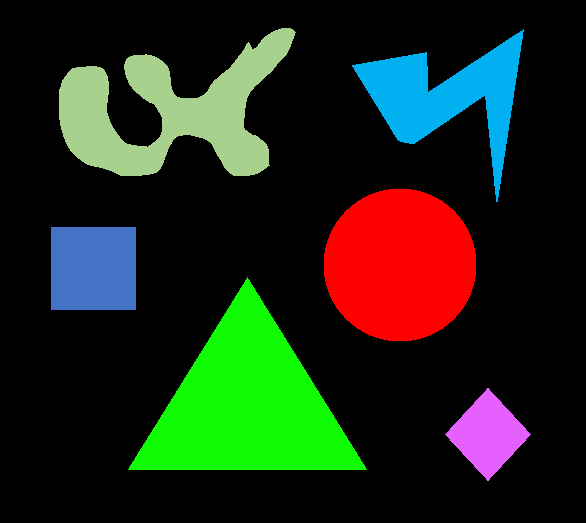
#> input picture Aprendizaje Supervisado/Scripts/Tema 3/images/figuras.png, 586 x 523 px
$ jupyter execute 2_3_Image_segmentation.ipynb
#> lines starting #> are read from the running program, lines starting #| are printed output that depends on the picture; after the words box and inside, x2 and y2 are one past the last pixel; in counts of white or black regions, pixels touching at a corner belong together
[cell 1]
# SEGMENTACIÓN MEDIANTE THRESHOLDING
# Read an image
import matplotlib.pyplot as plt
import cv2
img = cv2.imread('images/figuras.png')
#> img is the input picture: shape (523, 586, 3); mean B, G, R 23.7, 39.8, 30
img_rgb = cv2.cvtColor(img, cv2.COLOR_BGR2RGB)
plt.imshow(img_rgb)
plt.title('Imagen original')
plt.show()

[cell 2]
# Convertimos la imagen a escala de grises
import numpy as np
gray_img = cv2.cvtColor(img, cv2.COLOR_BGR2GRAY)
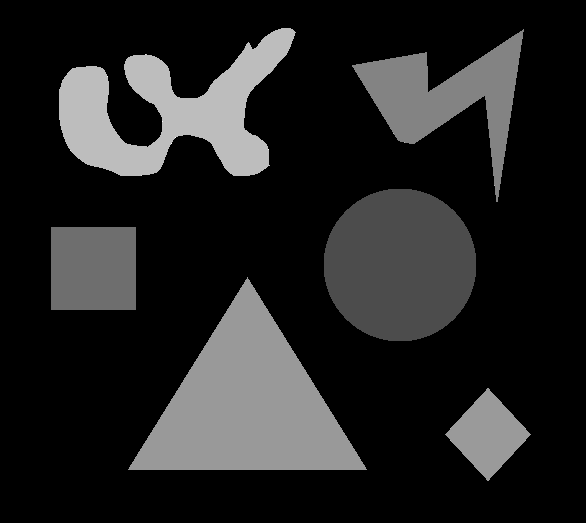
#> gray_img: shape (523, 586); min 0, max 255, mean 35
#gray_img = cv2.imread('figuras.png', 0)

plt.imshow(gray_img, cmap='gray')
plt.title('Imagen de grises')
plt.show()

[cell 3]
# Calculamos el histograma
hist = cv2.calcHist([gray_img], [0], None, [260], [0, 260]) # [0] son los canales, None la máscara
#> hist = 260 values, max 227461 at index 0, min 0 at index 1, mean 1178.8

plt.plot(hist)
plt.title('Histograma')
plt.show()
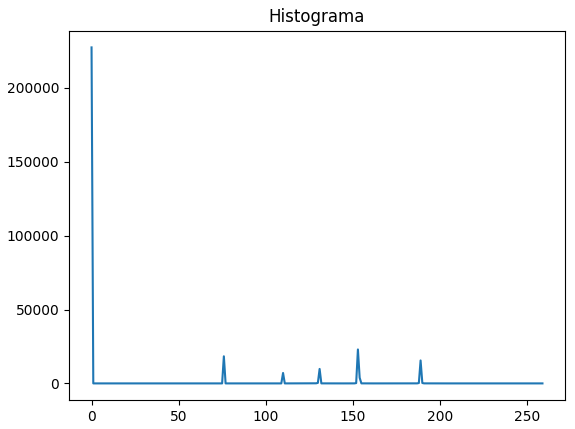
#> figure drawn by matplotlib, 1 panel; curve peaks at x = 0, y = 227461

# Otra forma de mostrar el histograma
# plt.hist(gray_img.ravel())
# plt.grid(True)
# plt.show()

[cell 4]
# Fijamos el umbral en base al histograma anterior
t = 50

# Extreaemos la máscara binaria
maxim = int(np.max(np.unique(gray_img)))
#> maxim = 255
_, mask = cv2.threshold(gray_img, t, int(maxim), cv2.THRESH_BINARY)
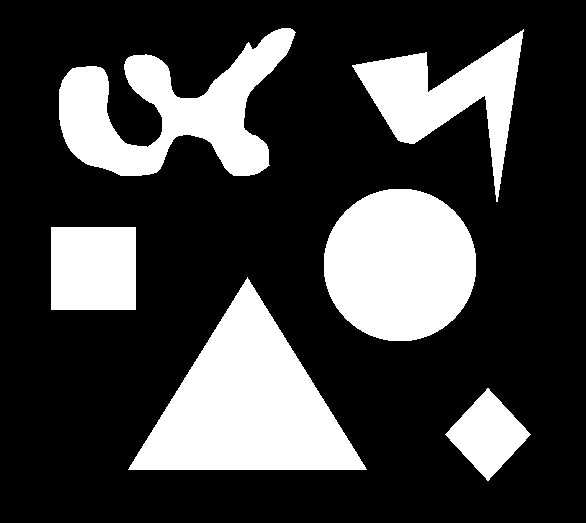
#> mask: shape (523, 586); 25.8% white; 6 white regions, box (x1, y1, x2, y2) and area: (128, 277, 367, 470) 23119, (324, 189, 476, 341) 18344, (59, 28, 296, 176) 16198, (352, 29, 524, 202) 10282, (51, 227, 136, 310) 7055, (445, 388, 531, 481) 4018

# Otra formas de extraer la máscara
# mask = gray_img.copy()
# mask[mask>t]=255

# Visualizamos para corroborar
plt.imshow(mask, cmap='gray')
plt.title('Máscara t=' + str(t))
plt.show()

[cell 5]
# Fijamos el umbral con el método de OTSU
t, mask = cv2.threshold(gray_img,0,1,cv2.THRESH_BINARY+cv2.THRESH_OTSU) # 0 es por defecto y 1 es el valor máximo de la máscara
#> t = 29
print(np.unique(mask))
#| [0 1]

# Visualizamos para corroborar que se obtiene el mismo resultado
plt.imshow(mask, cmap='gray')
plt.title('Máscara Otsu t=' + str(t))
plt.show()

[cell 6]
###############################################################################################################################

[cell 7]
# SEGMENTACIÓN MEDIANTE CONVERSIONES DE COLOR

# Imaginamos que queremos segmentar únicamente el círculo
img = cv2.imread('images/figuras.png')
img_rgb = cv2.cvtColor(img, cv2.COLOR_BGR2RGB)

plt.imshow(img_rgb)
plt.title('Imagen original')
plt.show()

[cell 8]
# Obtenemos el canal rojo
R = img[:,:,2]
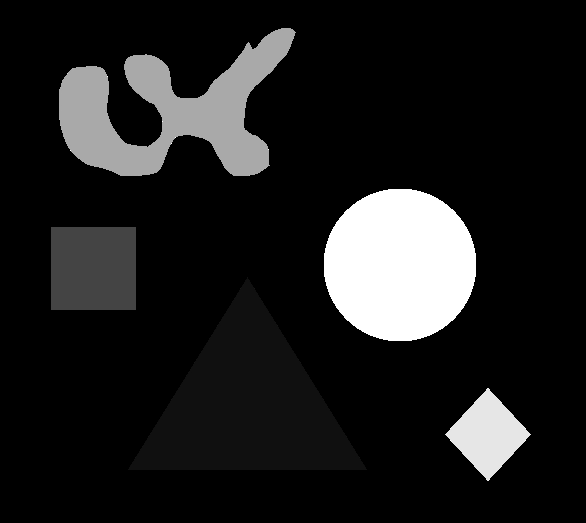
#> R: shape (523, 586); min 0, max 255, mean 30

plt.imshow(R, cmap='gray')
plt.title('Canal rojo')
plt.show()

[cell 9]
# Observamos el histograma
hist = cv2.calcHist([R], [0], None, [260], [0, 260])
#> hist = 260 values, max 237761 at index 0, min 0 at index 1, mean 1178.8

plt.plot(hist)
plt.title('Histograma')
plt.show()
#> figure, not shown here; curve peaks at x = 0, y = 237761

[cell 10]
# Fijamos el umbral y extraemos la máscara
t=250
mask = R.copy()
mask[mask<250] = 0
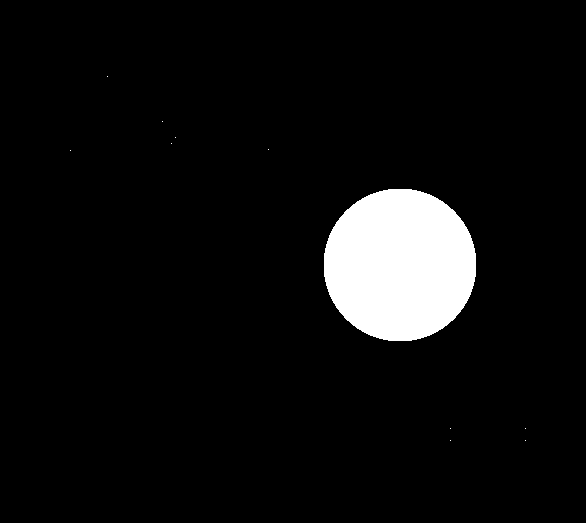
#> mask: shape (523, 586); 16.43% of pixels changed, all inside (x1, y1, x2, y2) = (51, 28, 531, 481)

plt.imshow(mask, cmap='gray')
plt.title('ROI segmentada')
plt.show()

[cell 11]
###############################################################################################################################

[cell 12]
# SEGMENTACIÓN SEMÁNTICA CON DETECCIÓN DE BORDES
img = cv2.imread('images/figuras.png')
img_rgb = cv2.cvtColor(img, cv2.COLOR_BGR2RGB)

plt.imshow(img_rgb)
plt.title('Imagen original')
plt.show()

[cell 13]
# Aplicamos un filtro gaussiano para emborronar las altas frecuencias
img_gaus = cv2.GaussianBlur(img_rgb, (5,5), 0) # (5x5) es el tamaño del filtro y 0 es la desviación estándar
plt.imshow(img_gaus, cmap='gray')
plt.show()

[cell 14]
# Detección de bordes de Canny
canny = cv2.Canny(img_gaus, 255/3, 255) # minValue and maxValue. Canny recomiendo que minValue sea 3 veces mayor que maxValue
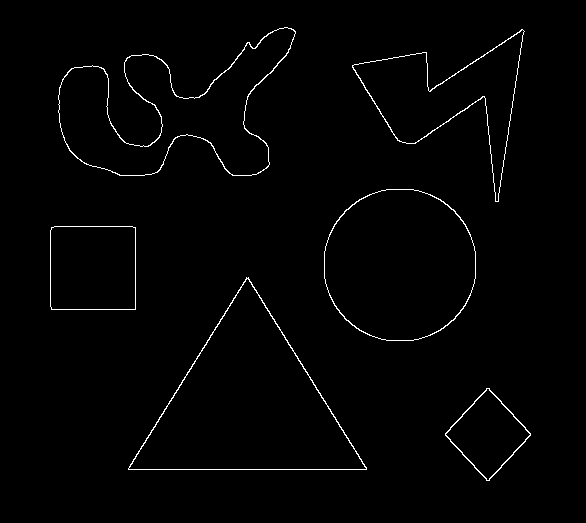
#> canny: shape (523, 586); 1.3% white in thin lines or dots, all inside (x1, y1, x2, y2) = (50, 27, 531, 481)
kernel = np.ones((2,2), 'uint8')
canny = cv2.dilate(canny, kernel, iterations=2)
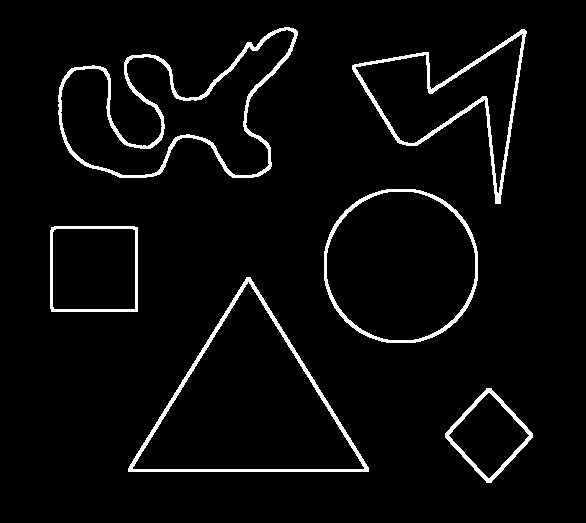
#> canny: shape (523, 586); 4.1% white; 6 white regions, box (x1, y1, x2, y2) and area: (58, 27, 298, 178) 3645, (128, 277, 369, 472) 2560, (352, 29, 527, 204) 2489, (324, 189, 478, 343) 1772, (445, 388, 533, 483) 1060, (50, 226, 138, 312) 1004
canny = cv2.erode(canny, kernel, iterations=2)
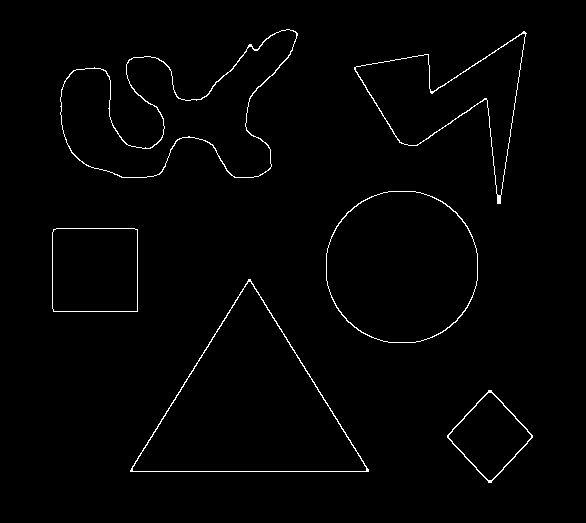
#> canny: shape (523, 586); 1.3% white in thin lines or dots, all inside (x1, y1, x2, y2) = (52, 29, 533, 483)

plt.imshow(canny, cmap='gray')
plt.show()

[cell 15]
# Rellenar objetos (solo rellena si no están en contacto con el límite de la imagen)
from scipy.ndimage.morphology import binary_fill_holes as bfh
bordes = canny.copy()
filled_bordes = bfh(bordes)
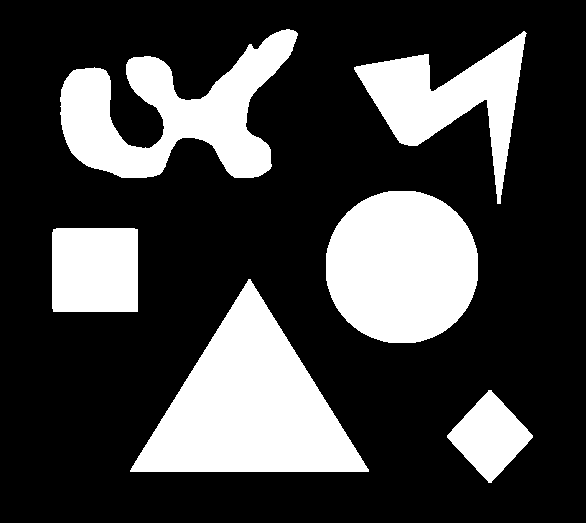
#> filled_bordes: shape (523, 586) bool; 26.3% white; 6 white regions, box (x1, y1, x2, y2) and area: (130, 279, 369, 472) 23410, (326, 191, 478, 343) 18540, (60, 29, 298, 178) 16722, (354, 31, 527, 204) 10668, (52, 228, 138, 312) 7211, (447, 390, 533, 483) 4186

plt.imshow(filled_bordes.astype('uint8'), cmap='gray')
plt.title('cleaned lumen mask')
plt.show()

[cell 16]
# Otra forma de rellenar los bordes (Algoritmo de expansión a partir de semillas)
h, w = canny.shape
#> h = 523; w = 586
ref = np.zeros((h+2, w+2), np.uint8)
# Se fija la semilla en la esquina superior izquierda (posición 0,0) para rellenar a partir de ahí
cv2.floodFill(canny, ref, (0,0), 255);
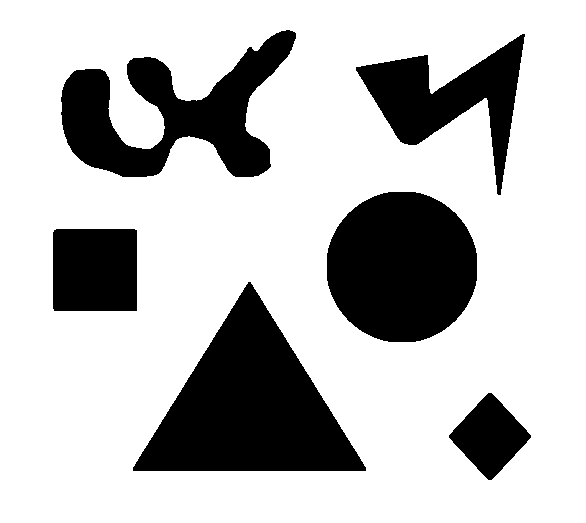
#> canny: shape (523, 586); 75% white; 6 black regions, box (x1, y1, x2, y2) and area: (133, 282, 366, 471) 22558, (327, 192, 477, 342) 17976, (61, 30, 296, 177) 15565, (356, 34, 525, 195) 9869, (53, 229, 137, 311) 6879, (449, 393, 531, 480) 3822

# Se calcula el inverso del rellenado para obtener la máscara deseada
mask = cv2.bitwise_not(canny)

fig, ax = plt.subplots(1,2)
ax[0].imshow(canny, cmap='gray'), ax[0].set_title('rellenado')
ax[1].imshow(mask, cmap='gray'), ax[1].set_title('máscara')
plt.show()

$ run again, with Aprendizaje Supervisado/Scripts/Tema 3/images/colores.png copied over Aprendizaje Supervisado/Scripts/Tema 3/images/figuras.png
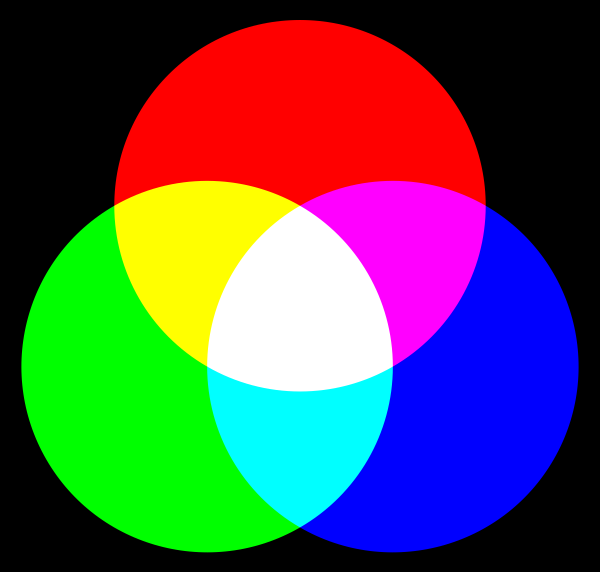
#> input picture Aprendizaje Supervisado/Scripts/Tema 3/images/colores.png, 1200 x 1143 px (shown at 1/2 size)
#> img is the input picture: shape (1143, 1200, 3); mean B, G, R 80.6, 80.6, 80.6
#> `hist = cv2.calcHist([gray_img], [0], None, [260], [0, 260])`: hist = 260 values, max 480304 at index 0, min 0 at index 256, mean 5275.4
#> maxim = 255
#> `t, mask = cv2.threshold(gray_img,0,1,cv2.THRESH_BINARY+cv2.THRESH_OTSU)`:
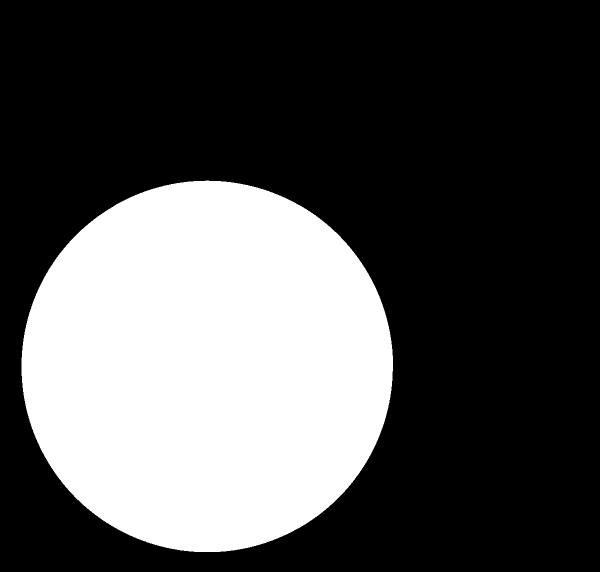
#> mask: shape (1143, 1200) (shown at 1/2 size); values 0 (black) and 1 (white), 31.6% white; 1 white region, box (x1, y1, x2, y2) and area: (43, 361, 786, 1104) 433487
#> t = 110
#| [0 1]
#> `hist = cv2.calcHist([R], [0], None, [260], [0, 260])`: hist = 260 values, max 936751 at index 0, min 0 at index 256, mean 5275.4
#> filled_bordes: shape (1143, 1200) bool; 65% white; 1 black region, box (x1, y1, x2, y2) and area: (0, 0, 1200, 1143) 480270
#> `cv2.floodFill(canny, ref, (0,0), 255);`:
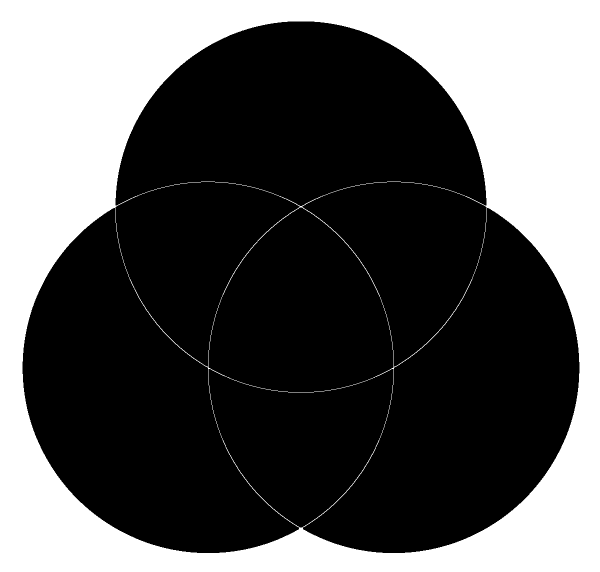
#> canny: shape (1143, 1200) (shown at 1/2 size); 35.6% white; 1 white region, box (x1, y1, x2, y2) and area: (0, 0, 1200, 1143) 488479
